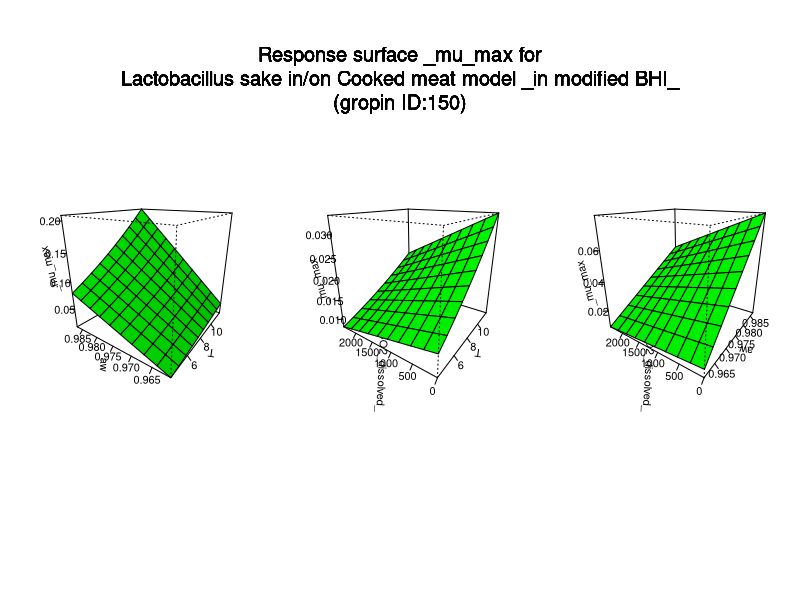

This chart was generated by the following R code:
#############################
# start of Parameter script
#############################
T <- seq(4.004,11.988011988012,length.out=10)
aw <- seq(0.961038961038961,0.986986,length.out=10)
CO2_dissolved_ <- seq(0,2408.59140859141,length.out=10)
#############################
# end of Parameter script
#############################
############################# 
# start of Model script Gropin ID 150 
#############################
 
# constant coefficients for this model
b <- 2.5e-06
awmin <- 0.956
Tmin <- -9
CO2max <- 6100
 
variables <- data.frame(T,aw,CO2_dissolved_)
argumentsPar <- unique.data.frame(expand.grid(variables))
 
# heart of the model
response_surface <- function(T,aw,CO2_dissolved_) {
   mumax <-(b*(aw-awmin)*(CO2max-CO2_dissolved_)*((T-Tmin)^2))

	return(mumax=mumax)
} 

# output parameters
responseSurface <- cbind(argumentsPar,response_surface(argumentsPar['T'],argumentsPar['aw'],argumentsPar['CO2_dissolved_']))
colnames(responseSurface) <- c(colnames(argumentsPar),'mumax')
#############################
# End of Model script
#############################
############################# 
# start of Visualisation script Gropin ID 150 
#############################
titleText <-'Response surface _mu_max for
Lactobacillus sake in/on Cooked meat model _in modified BHI_
(gropin ID:150)'
argPar1 <- unique.data.frame(expand.grid(T,aw))
argPar2 <- unique.data.frame(expand.grid(T,CO2_dissolved_))
argPar3 <- unique.data.frame(expand.grid(aw,CO2_dissolved_))
z1 <- matrix(unlist(response_surface(T = argPar1[1],aw = argPar1[2],CO2_dissolved_ = CO2_dissolved_[1])),nrow=10)
z2 <- matrix(unlist(response_surface(T = argPar2[1],CO2_dissolved_ = argPar2[2],aw = aw[1])),nrow=10)
z3 <- matrix(unlist(response_surface(aw = argPar3[1],CO2_dissolved_ = argPar3[2],T = T[1])),nrow=10)
# adding precaution if response surface is zero
myZLim1 <- range(z1)
if(myZLim1[1] == myZLim1[2]) myZLim1[2] <- myZLim1[2]+1
myZLim2 <- range(z2)
if(myZLim2[1] == myZLim2[2]) myZLim2[2] <- myZLim2[2]+1
myZLim3 <- range(z3)
if(myZLim3[1] == myZLim3[2]) myZLim3[2] <- myZLim3[2]+1
if(length(T)>1 & length(aw)>1 & length(CO2_dissolved_)>1) {
	par(mfrow = c(1,3))
	persp(T,aw,z1,col = 'green',xlab='T',ylab='aw',zlab='_mu_max',zlim=myZLim1,theta=305,phi=20,shade=0.25,ticktype = 'detailed')
	persp(T,CO2_dissolved_,z2,col = 'green',xlab='T',ylab='CO2_dissolved_',zlab='_mu_max',zlim=myZLim2,theta=305,phi=20,shade=0.25,ticktype = 'detailed')
	persp(aw,CO2_dissolved_,z3,col = 'green',xlab='aw',ylab='CO2_dissolved_',zlab='_mu_max',zlim=myZLim3,theta=305,phi=20,shade=0.25,ticktype = 'detailed')
	mtext(titleText,outer=T,  cex=1.2, line=-8.5, side=3)
} else {
		myPars <- unique.data.frame(expand.grid(T,aw,CO2_dissolved_))
		myZ <-matrix(unlist(response_surface(myPars[,1],myPars[,2],myPars[,3])),nrow=10)
		myZLim <- range(myZ)
if(myZLim[1] == myZLim[2]) myZLim[2] <- myZLim[2]+1
	if(length(CO2_dissolved_)==1) {
		persp(T,aw,myZ,col = 'green',xlab='T',ylab='aw',zlab='_mu_max',main=titleText,sub=paste('other variable: CO2_dissolved_ =',round(CO2_dissolved_,digits = 2)),zlim=myZLim,theta=305,phi=20,shade=0.25,ticktype = 'detailed')
	}
	if(length(aw)==1) {
		persp(T,CO2_dissolved_,myZ,col = 'green',xlab='T',ylab='CO2_dissolved_',zlab='_mu_max',main=titleText,sub=paste('other variable: aw =',round(aw,digits = 2)),zlim=myZLim,theta=305,phi=20,shade=0.25,ticktype = 'detailed')
	}
	if(length(T)==1) {
		persp(aw,CO2_dissolved_,myZ,col = 'green',xlab='aw',ylab='CO2_dissolved_',zlab='_mu_max',main=titleText,sub=paste('other variable: T =',round(T,digits = 2)),zlim=myZLim,theta=305,phi=20,shade=0.25,ticktype = 'detailed')
	}
}
#############################
# End of Visualisation script
#############################
